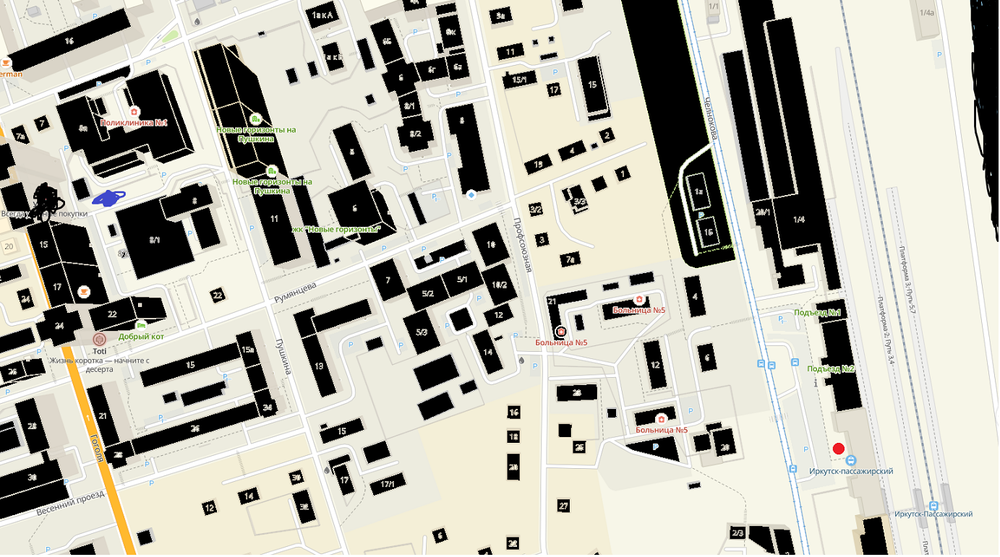
#> input picture projects/02_LIAM/data/karta-01_obrez.png, 1000 x 557 px, shrunk from 1383 x 771 before the run
$ python -i map.py   (imports and definitions only)
#> lines starting #> are read from the running program, lines starting #| are printed output that depends on the picture; after the words box and inside, x2 and y2 are one past the last pixel; in counts of white or black regions, pixels touching at a corner belong together
import cv2
import numpy as np

def process_image(file_name):
    """
    Загружает изображение, находит на нем желтую (старт) и красную (финиш) точки,
    и преобразует его в бинарную сетку для поиска пути.

    Returns:
        tuple: (grid, start_coords, end_coords)
               - grid: бинарная сетка (1 - препятствие, 0 - свободно)
               - start_coords: кортеж (x, y) желтой точки
               - end_coords: кортеж (x, y) красной точки
    """
#> called with file_name = '../data/karta-01_obrez.png'
    image = cv2.imread(file_name)
#> image is the input picture: shape (557, 1000, 3); mean B, G, R 172.6, 183.2, 184.7
    if image is None:
        raise FileNotFoundError(f"Не удалось загрузить изображение: {file_name}")

    hsv_image = cv2.cvtColor(image, cv2.COLOR_BGR2HSV)
#> hsv_image: shape (557, 1000, 3); mean H, S, V 23.4, 15.9, 185.5

    # --- Поиск желтой точки (старт) ---
    lower_yellow = np.array([100, 100, 100])
    upper_yellow = np.array([130, 255, 255])
    yellow_mask = cv2.inRange(hsv_image, lower_yellow, upper_yellow)
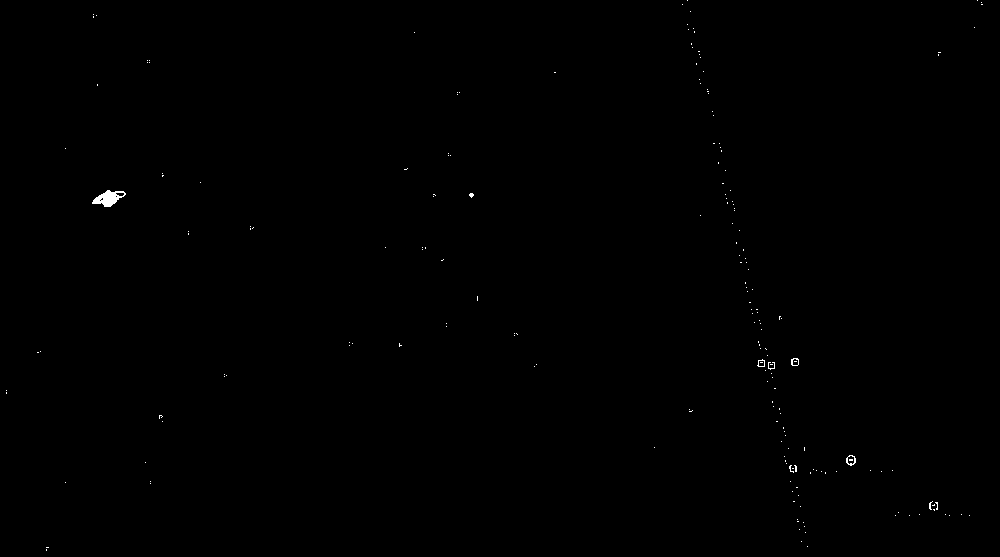
#> yellow_mask: shape (557, 1000); 0.14% white; 202 white regions (197 under 20 px)
    yellow_contours, _ = cv2.findContours(yellow_mask, cv2.RETR_EXTERNAL, cv2.CHAIN_APPROX_SIMPLE)
#> yellow_contours = 199 contours, 195 with area under 20; largest, box (x1, y1, x2, y2) and area: (92, 190, 126, 207) 294, (846, 455, 856, 466) 70, (791, 358, 799, 366) 46, (757, 359, 765, 367) 38

    start_coords = None
    if yellow_contours:
        c = max(yellow_contours, key=cv2.contourArea)
#> c = contour of 36 points, box (x1, y1, x2, y2) (92, 190, 126, 207), area 294
        M = cv2.moments(c)
#> M = moments, m00 294, centre m10/m00, m01/m00 = (108.5, 197.7)
        if M["m00"] != 0:
            cX = int(M["m10"] / M["m00"])
#> cX = 108
            cY = int(M["m01"] / M["m00"])
#> cY = 197
            start_coords = (cX, cY)
#> start_coords = (108, 197)

    # --- Поиск красной точки (финиш) ---
    lower_red1 = np.array([0, 120, 70])
    upper_red1 = np.array([10, 255, 255])
    lower_red2 = np.array([170, 120, 70])
    upper_red2 = np.array([180, 255, 255])
    red_mask = cv2.inRange(hsv_image, lower_red1, upper_red1) + cv2.inRange(hsv_image, lower_red2, upper_red2)
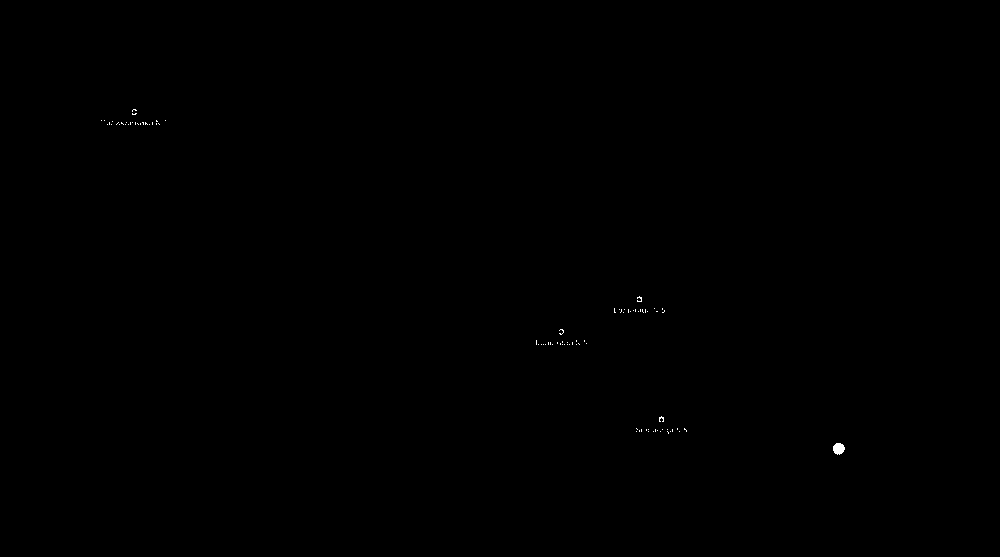
#> red_mask: shape (557, 1000); 0.06% white; 90 white regions (89 under 20 px)
    red_contours, _ = cv2.findContours(red_mask, cv2.RETR_EXTERNAL, cv2.CHAIN_APPROX_SIMPLE)
#> red_contours = 90 contours, 89 with area under 20; largest, box (x1, y1, x2, y2) and area: (833, 443, 845, 455) 92

    end_coords = None
    if red_contours:
        c = max(red_contours, key=cv2.contourArea)
#> c = contour of 21 points, box (x1, y1, x2, y2) (833, 443, 845, 455), area 92
        M = cv2.moments(c)
#> M = moments, m00 92.5, centre m10/m00, m01/m00 = (838.3, 448.2)
        if M["m00"] != 0:
            cX = int(M["m10"] / M["m00"])
#> cX = 838
            cY = int(M["m01"] / M["m00"])
#> cY = 448
            end_coords = (cX, cY)
#> end_coords = (838, 448)

    # --- Создание бинарной сетки ---
    # "Стираем" цветные точки с копии изображения, чтобы они не стали препятствиями
    temp_image = image.copy()
    if start_coords:
        cv2.circle(temp_image, start_coords, 15, (255, 255, 255), -1)
    if end_coords:
        cv2.circle(temp_image, end_coords, 15, (255, 255, 255), -1)
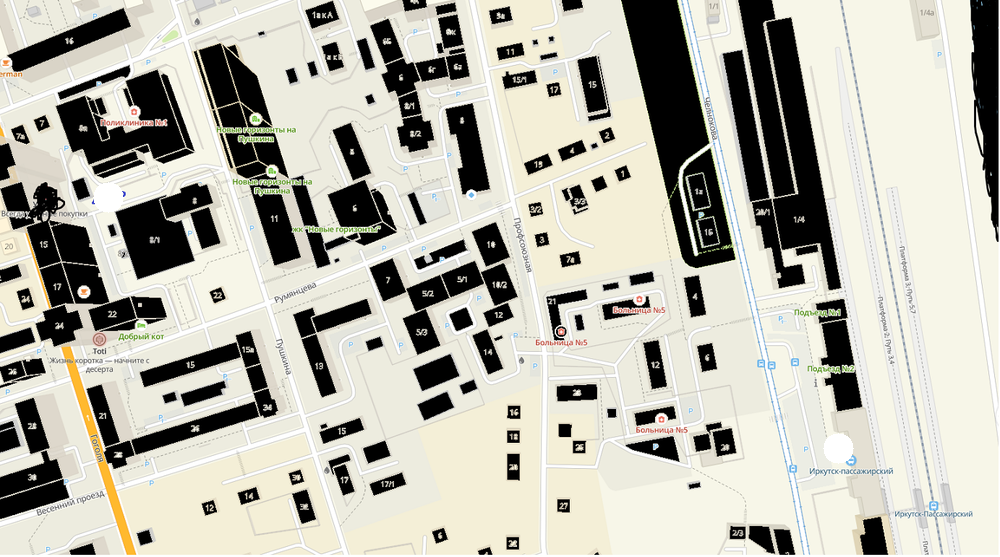
#> temp_image: shape (557, 1000, 3); mean B, G, R 172.7, 183.4, 184.9

    gray_image = cv2.cvtColor(temp_image, cv2.COLOR_BGR2GRAY)
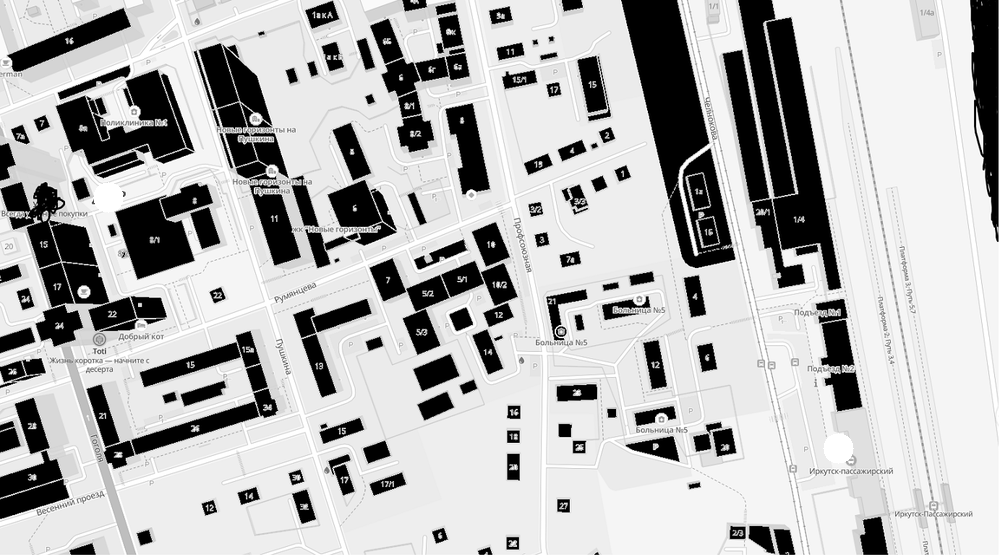
#> gray_image: shape (557, 1000); min 0, max 255, mean 182.8
    # Препятствия - черные, путь - белый. THRESH_BINARY_INV инвертирует это.
    # Порог 200 хорошо отделяет черные здания от светло-серого фона карты.
    _, binary_image = cv2.threshold(gray_image, 200, 1, cv2.THRESH_BINARY)
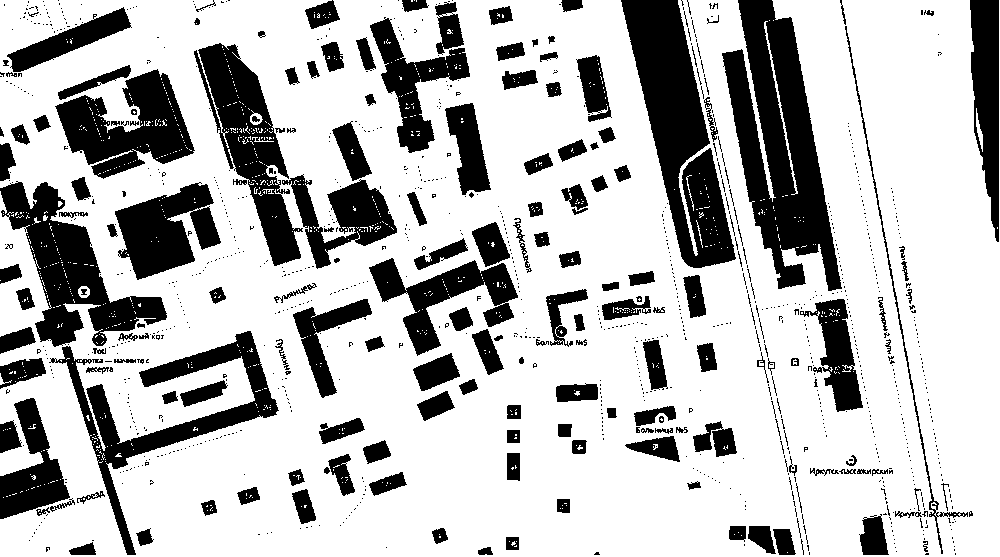
#> binary_image: shape (557, 1000); values 0 (black) and 1 (white), 73.6% white; 1135 black regions (951 under 20 px), largest, box (x1, y1, x2, y2) and area: (722, 0, 842, 291) 17476, (621, 0, 736, 268) 13988, (0, 181, 167, 347) 10019

    grid = 1 - binary_image

    # Преобразуем в сетку: 1 - препятствие, 0 - свободно
    debug_vis = binary_image.copy() * 255

    return grid, start_coords, end_coords

>>> result = process_image('../data/karta-01_obrez.png')
